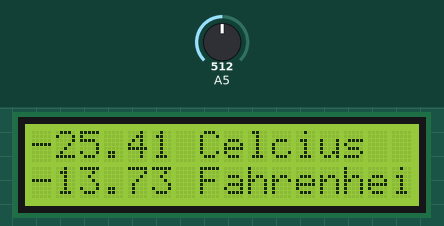
This sketch was run on a simulated Arduino Uno, built with avr-gcc and run on an emulated ATmega328P. Shown: 16×2 character LCD. The test bench sets the inputs (shaded band); at power-on: A5 = 512.

Above: at 1.2 s.
1.3 s: A5 set to 525
At 3.2 s:
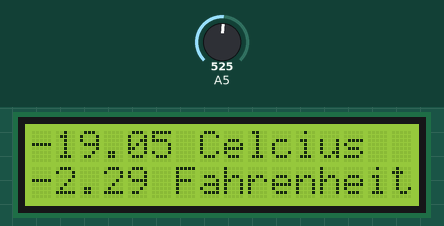
3.5 s: A5 set to 716
At 5.2 s:
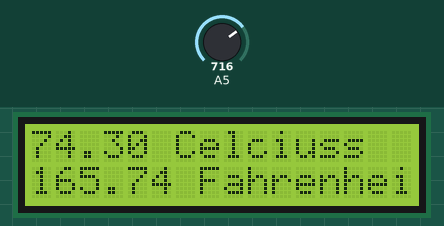
5.5 s: A5 set to 761
At 7.2 s:
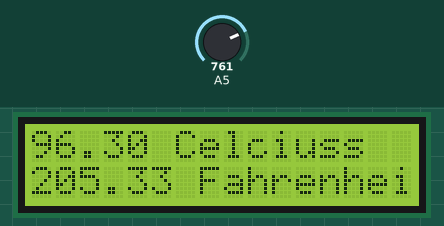
7.5 s: A5 set to 784
At 9.2 s:
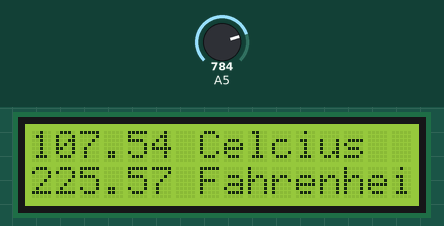
Timing chart, 0 to 10.6 s (numbered marks = the images above; inputs shaded):
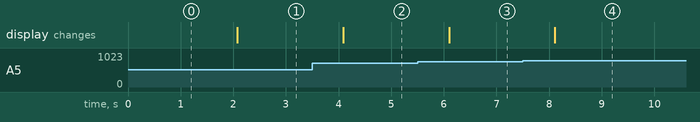

Measured:
- the behaviour switches between 516 and 517 on A5 (found by bisection; images 0 and 1)
- the behaviour switches between 768 and 769 on A5 (found by bisection; images 3 and 4)
- after the input at 1.3 s, the display: changes after 0.78 s (image 1)
- after the input at 3.5 s, the display: changes after 0.59 s (image 2)
- after the input at 5.5 s, the display: changes after 0.60 s (image 3)
- after the input at 7.5 s, the display: changes after 0.61 s (image 4)

The sketch:

Temp_with_LCD.ino
```cpp
/*description: Code to read temperature in Kelvin, convert it to Celsius, print Celcius on an
LCD panel, then Convert it to Fahrenheit, and display this on the LCD panel.
again to Fahrenheit, printing all three values, and repeating.
Zack Ghosio
10/31/14
For: CSC121
*/
float maximum=1023.0;
float Kelvin;
float x;
float Celcius;
float Fahrenheit;
#include <LiquidCrystal.h>
LiquidCrystal lcd(8,9,4,5,6,7);

void setup() {
  // put your setup code here, to run once:
lcd.begin(16,2);
}

void loop() {
  // put your main code here, to run repeatedly:
  x=analogRead(A5);
  Kelvin=5.0*(x/maximum)*100.0;
  Celcius=Kelvin-(273.15+2.5);
  Fahrenheit=Celcius*(9.0/5.0)+32.0;

  lcd.setCursor(0,0);
  lcd.print (Celcius);
  lcd.print (" Celcius");
  lcd.setCursor(0,1);
  lcd.print (Fahrenheit);
  lcd.print (" Fahrenheit");
  delay (1000);
}
```
